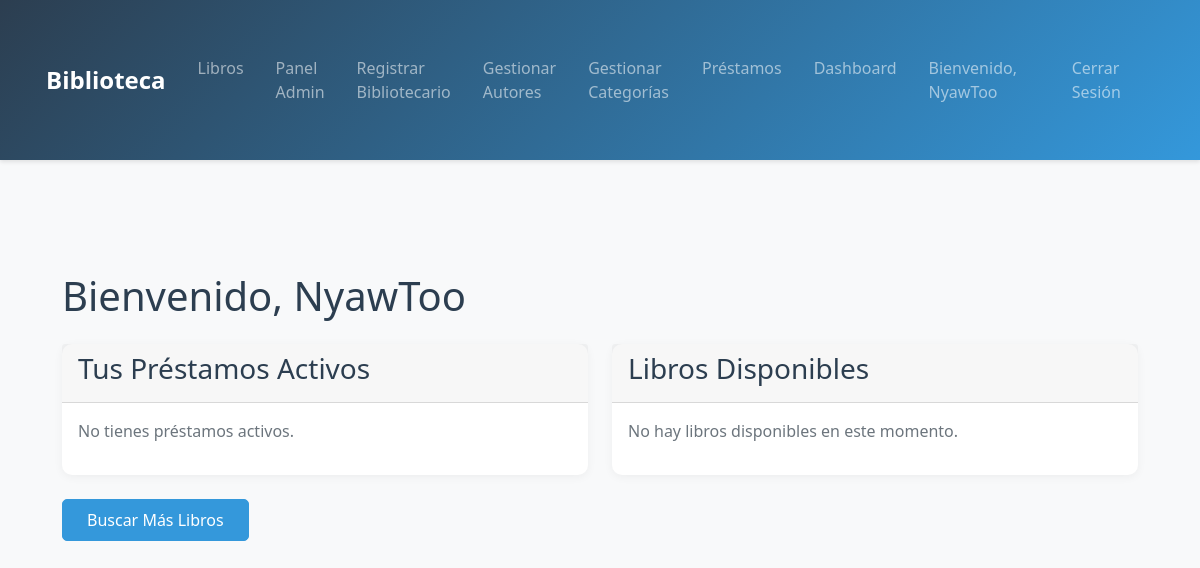
The page / (signed in) on the database as committed earlier.
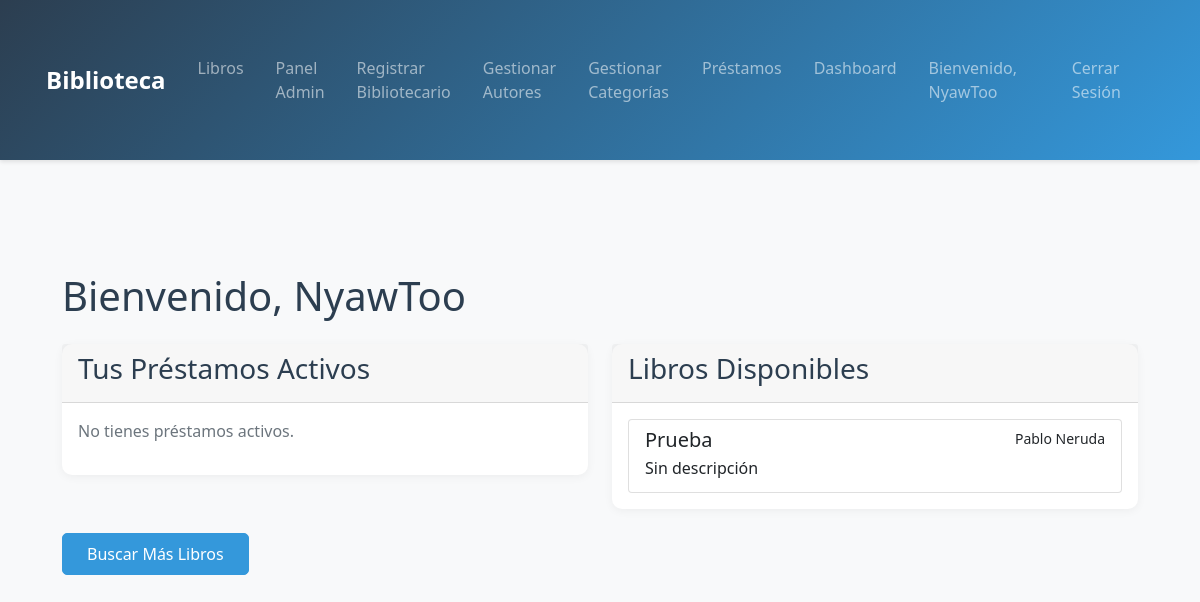
The same page on the database as committed later.
### libros/models.py (models this page shows, shortened)
class Libro(models.Model):
    ESTADO_CHOICES = [
        ('DISPONIBLE', 'Disponible'),
        ('PRESTADO', 'Prestado'),
        ('RESERVADO', 'Reservado'),
        ('NO_DISPONIBLE', 'No Disponible')
    ]
    titulo = models.CharField(max_length=200)
    autor = models.ForeignKey(Autor, on_delete=models.CASCADE, related_name='libros')
    categoria = models.ForeignKey(Categoria, on_delete=models.PROTECT, related_name='libros')
    isbn = models.CharField(max_length=13, unique=True)
    fecha_publicacion = models.DateField()
    estado = models.CharField(max_length=20, choices=ESTADO_CHOICES, default='DISPONIBLE')
    descripcion = models.TextField(default='Sin descripción')
    imagen = models.ImageField(upload_to='libros/', null=True, blank=True)
    imagen_url = models.URLField(
        max_length=500,
        default='https://media.istockphoto.com/id/1415203156/es/vector/página-de-error-icono-vectorial-de-página-no-encontrada-en-el-diseño-de-estilo-de-línea.jpg?s=612x612&w=0&k=20&c=nss_aWPtTb0hpc4oiGfFs_PGfihrNwVX06wxkWVkBfQ=',
        null=True,
        blank=True
    )
    fecha_creacion = models.DateTimeField(default=timezone.now)
    fecha_actualizacion = models.DateTimeField(auto_now=True)
    class Meta:
        ordering = ['titulo']

class Autor(models.Model):
    NACIONALIDADES = [
        ('AR', 'Argentina'),
        ('BO', 'Bolivia'),
        ('BR', 'Brasil'),
        ('CL', 'Chile'),
        ('CO', 'Colombia'),
        ('EC', 'Ecuador'),
        ('ES', 'España'),
        ('MX', 'México'),
        ('PE', 'Perú'),
        ('PY', 'Paraguay'),
        ('UY', 'Uruguay'),
        ('VE', 'Venezuela'),
        ('OT', 'Otra')
    ]
    nombre = models.CharField(max_length=100)
    apellido = models.CharField(max_length=100)
    nacionalidad = models.CharField(max_length=2, choices=NACIONALIDADES, default='OT')
    biografia = models.TextField(blank=True)
    def __str__(self):
        return f"{self.nombre} {self.apellido}"
    class Meta:
        ordering = ['apellido', 'nombre']

### Usuarios/views.py (the view)
# urls.py: path('', views.home, name='home'),
def home(request):
    if request.user.is_authenticated:
        libros = Libro.objects.all()
        prestamos_activos = Prestamo.objects.filter(usuario=request.user, devuelto=False)
        return render(request, 'usuarios/dashboard.html', {
            'libros': libros,
            'prestamos_activos': prestamos_activos
        })
    else:
        libros_recientes = Libro.objects.filter(estado='DISPONIBLE').order_by('-fecha_creacion')[:5]
        return render(request, 'home.html', {'libros_recientes': libros_recientes})

### Usuarios/templates/usuarios/dashboard.html
{% extends 'base.html' %}
{% block content %}
<div class="container mt-4">
    <h1>Bienvenido, {{ user.get_full_name|default:user.username }}</h1>
    <div class="row mt-4">
        <div class="col-md-6">
            <div class="card">
                <div class="card-header">
                    <h3>Tus Préstamos Activos</h3>
                </div>
                <div class="card-body">
                    {% if prestamos_activos %}
                        <ul class="list-group">
                        {% for prestamo in prestamos_activos %}
                            <li class="list-group-item d-flex justify-content-between align-items-center">
                                {{ prestamo.libro.titulo }}
                                <span class="badge bg-primary rounded-pill">
                                    Vence: {{ prestamo.fecha_devolucion_esperada|date:"d/m/Y" }}
                                </span>
                            </li>
                        {% endfor %}
                        </ul>
                    {% else %}
                        <p class="text-muted">No tienes préstamos activos.</p>
                    {% endif %}
                </div>
            </div>
        </div>
        <div class="col-md-6">
            <div class="card">
                <div class="card-header">
                    <h3>Libros Disponibles</h3>
                </div>
                <div class="card-body">
                    {% if libros %}
                        <div class="list-group">
                        {% for libro in libros %}
                            {% if libro.estado == 'DISPONIBLE' %}
                                <a href="{% url 'ver_libro' libro.id %}" class="list-group-item list-group-item-action">
                                    <div class="d-flex w-100 justify-content-between">
                                        <h5 class="mb-1">{{ libro.titulo }}</h5>
                                        <small>{{ libro.autor }}</small>
                                    </div>
                                    <p class="mb-1">{{ libro.descripcion|truncatewords:20 }}</p>
                                </a>
                            {% endif %}
                        {% endfor %}
                        </div>
                    {% else %}
                        <p class="text-muted">No hay libros disponibles en este momento.</p>
                    {% endif %}
                </div>
            </div>
        </div>
    </div>
    <div class="mt-4">
        <a href="{% url 'buscar_libros' %}" class="btn btn-primary">Buscar Más Libros</a>
    </div>
</div>
{% endblock %}

Rows that differ between the two databases and show on the page:
added Libro: titulo "Prueba", autor "Pablo Neruda", descripcion "Sin descripción"
Other text that changed with them:
text no longer shown: "No hay libros disponibles en este momento."
